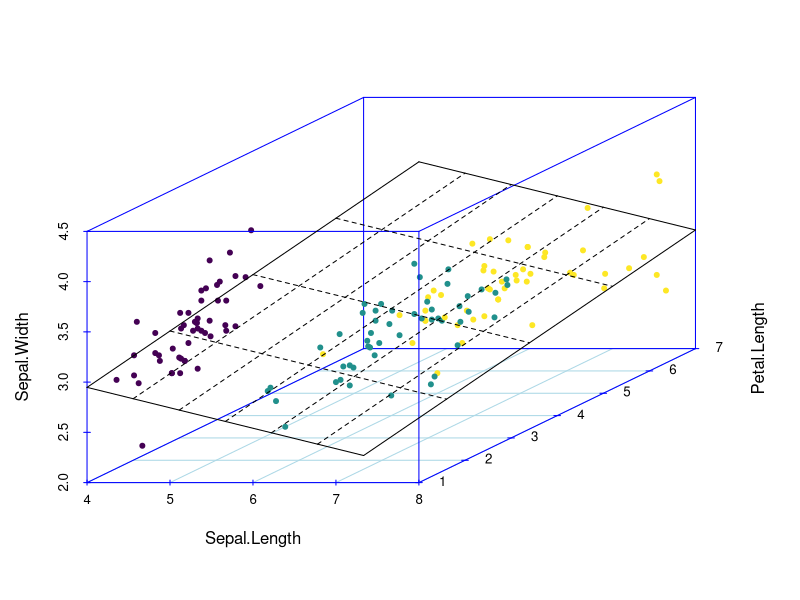
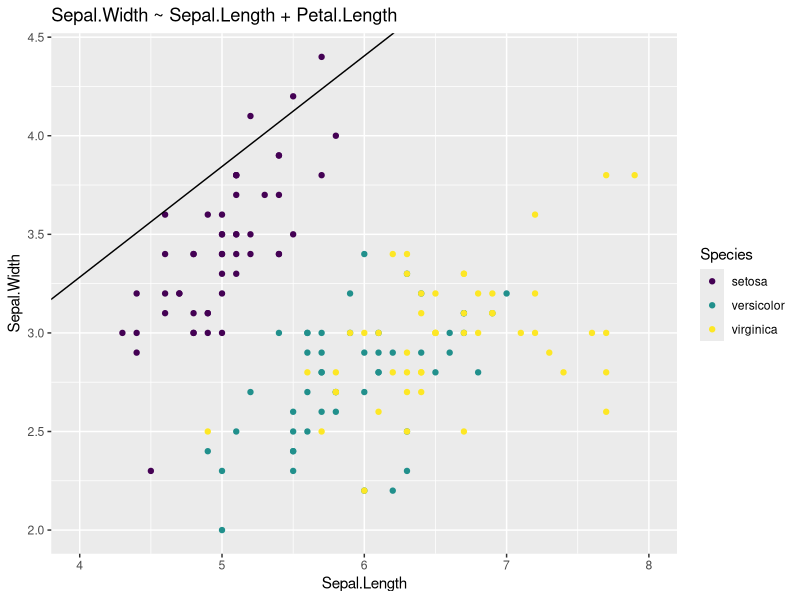
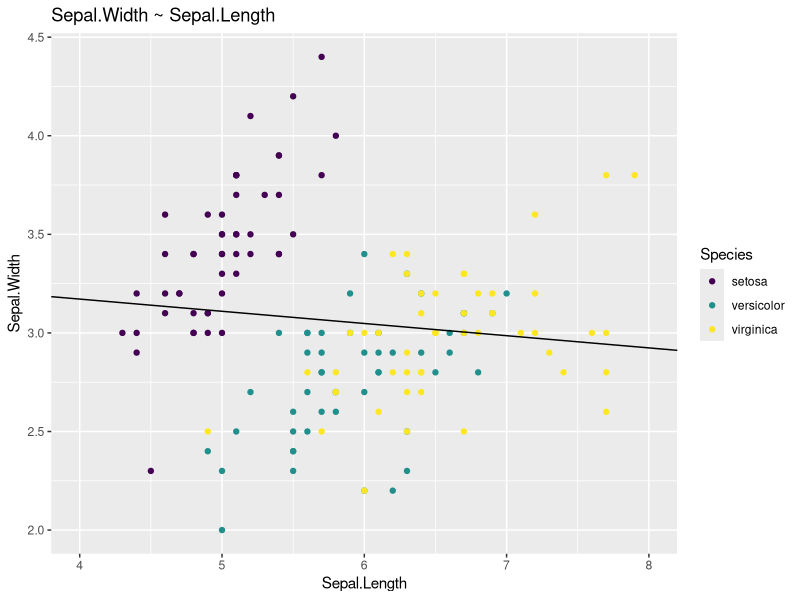
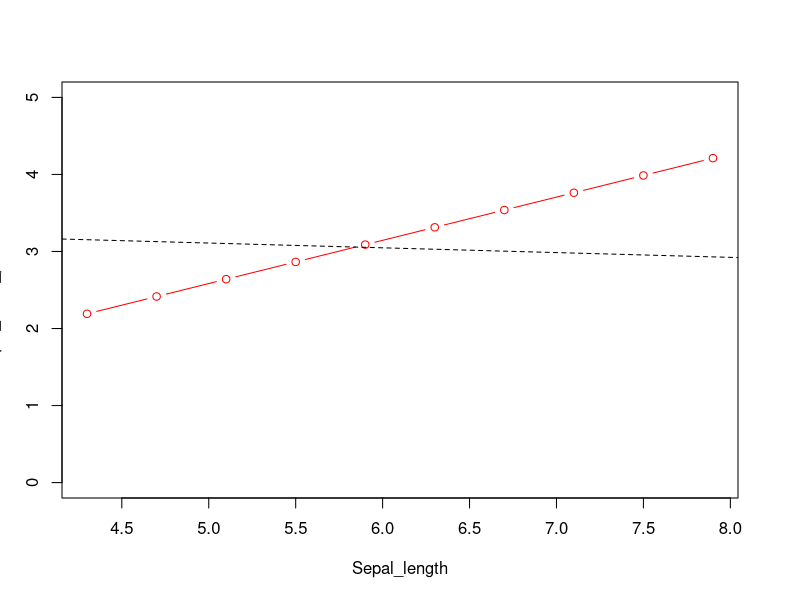
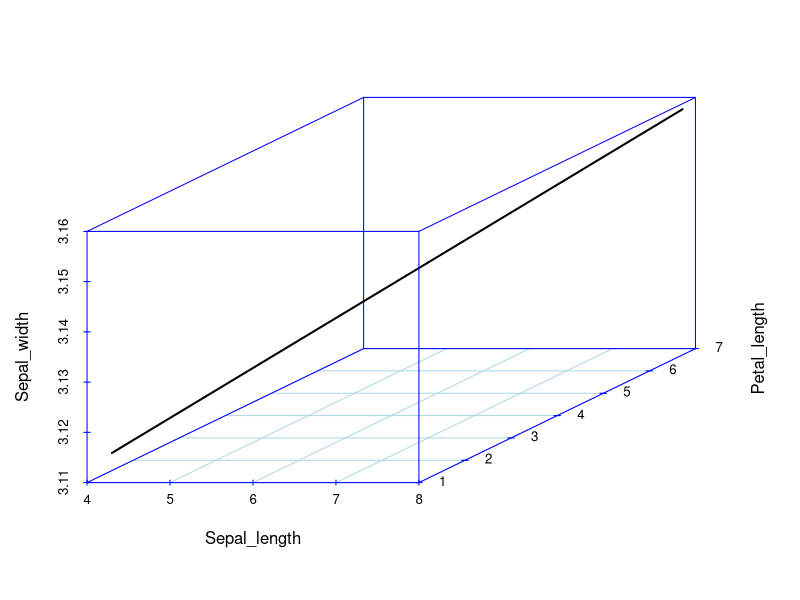
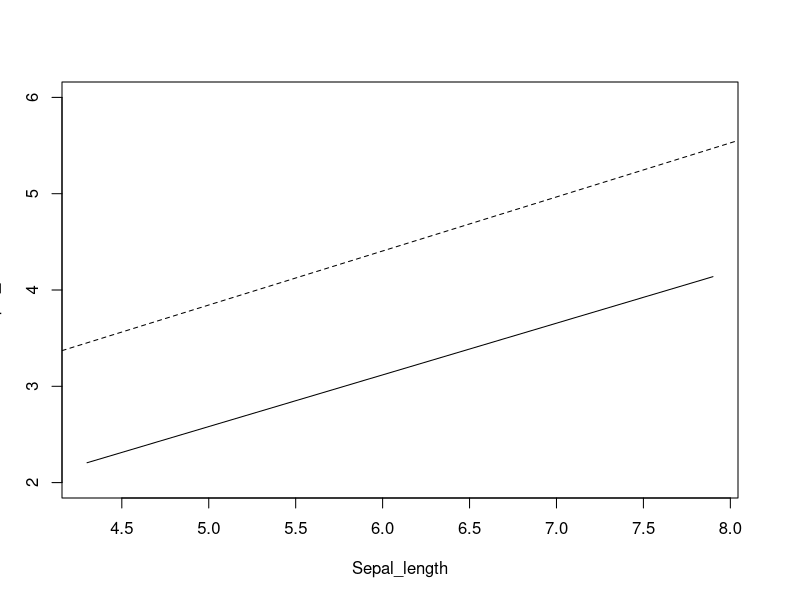
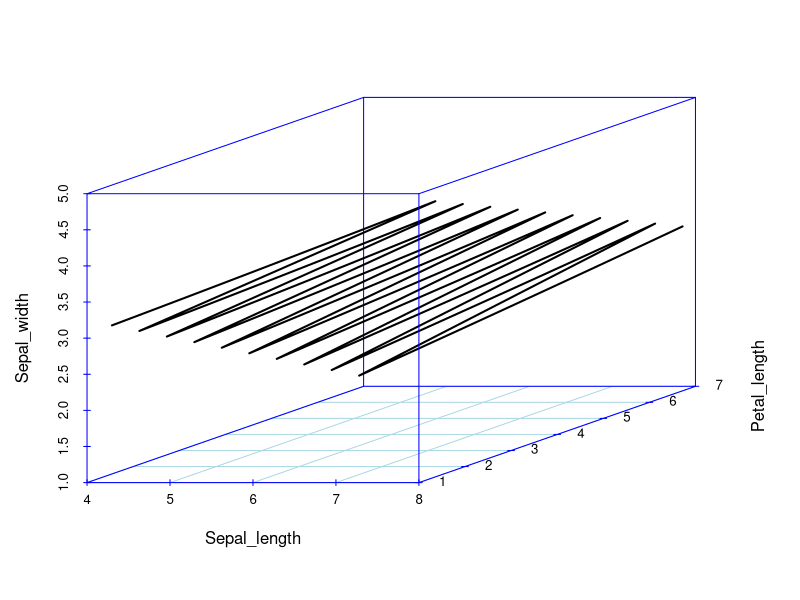

Write R code to recreate these figures, in order.
## ---- chunk 1
library(tidyverse)
library(scatterplot3d)
library(viridis)
## ---- chunk 2
m2 <- lm(Sepal.Width ~ Sepal.Length + Petal.Length, data = iris)
## ---- chunk 3
s3d <- with(iris, scatterplot3d(Sepal.Length, Petal.Length, Sepal.Width, pch = 20, color = rep(viridis(3), table(iris$Species)), col.axis = "blue", col.grid = "lightblue"))
s3d$plane3d(m2, lty.box = "solid")
## ---- chunk 4
p <- ggplot(iris, aes(Sepal.Length, Sepal.Width, color = Species)) +
  geom_point() +
  xlim(4, 8) +
  scale_color_viridis(discrete = TRUE)
p + geom_abline(intercept = coef(m2)[1], slope = coef(m2)[2]) +
  labs(title = deparse(formula(m2)))
m1 <- lm(Sepal.Width ~ Sepal.Length, data = iris)
p + geom_abline(intercept = coef(m1)[1], slope = coef(m1)[2]) +
  labs(title = deparse(formula(m1)))
## ---- chunk 5
coef(m1)
coef(m2)
## ---- chunk 6
AIC(m1, m2)
## ---- chunk 7
## New sepal length values
Sepal_length <- seq(min(iris$Sepal.Length), max(iris$Sepal.Length), length.out = 10)
## Keep new petal length constant
Petal_length <- mean(iris$Petal.Length)
## Extract model coeficents
a <- coef(m2)[1]
b1 <- coef(m2)[2]
b2 <- coef(m2)[3]
## Predict new sepal width values
Sepal_width_predicted <- a + b1 * Sepal_length + b2 * Petal_length
## ---- chunk 8
plot(Sepal_width_predicted ~ Sepal_length, type = "b", ylim = c(0, 5), col = "red")
# prediction from the single predictor model
abline(c(coef(m1)[1], coef(m1)[2]), lty = "dashed")
## ---- chunk 9
Petal_length <- seq(min(iris$Petal.Length), max(iris$Petal.Length), length.out = 10)
Sepal_width <- a + b1 * Sepal_length + b2 * Petal_length
dfr <- data_frame(Sepal_width, Sepal_length, Petal_length)
with(dfr, scatterplot3d(Sepal_length, Petal_length, Sepal_width, col.axis = "blue", col.grid = "lightblue", type = "l", lwd = 2))
## ---- chunk 10
m3 <- lm(Sepal.Width ~ Sepal.Length + Petal.Length + Sepal.Length * Petal.Length, data = iris)
AIC(m1, m2, m3)
## ---- chunk 11
Petal_length <-  mean(iris$Petal.Length)
a <- coef(m3)[1]
b1 <- coef(m3)[2]
b2 <- coef(m3)[3]
b3 <- coef(m3)[4]
Sepal_width <- a + b1 * Sepal_length + b2 * Petal_length + b3 * Sepal_length * Petal_length
plot(Sepal_width ~ Sepal_length, type = "l", ylim = c(2, 6))
abline(m2, lty = "dashed")
## ---- chunk 12
Petal_length <-  seq(min(iris$Petal.Length), 
                     max(iris$Petal.Length), 
                     length.out = 100)
a <- coef(m3)[1]
b1 <- coef(m3)[2]
b2 <- coef(m3)[3]
b3 <- coef(m3)[4]

Sepal_width <-   a + b1 * Sepal_length + b2 * Petal_length +  b3 * Sepal_length * Petal_length
dfr <- data.frame(Sepal_width, Sepal_length, Petal_length)
with(dfr, scatterplot3d(Sepal_length, Petal_length, Sepal_width, pch = 20, col.axis = "blue", col.grid = "lightblue", lwd = 2, type="l"))
